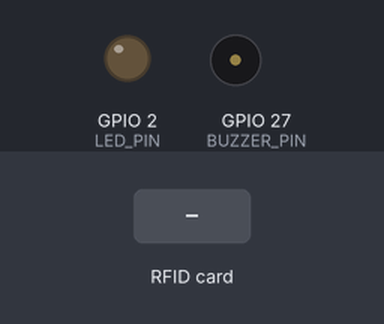
Bench run of a sketch on a simulated ESP32. Parts: output pins drawn as LEDs (lit = HIGH), buzzer (waves = sounding, pin HIGH). Dashed ring = blinking. The inputs (shaded band) are chosen by the test bench. WiFi joins after 1.5 s; servers stay silent unless stated; uploads are accepted with an empty reply; the local clock reads 2024-03-15 10:24:30 at power-on unless the sketch sets it; what the sketch prints to the serial monitor is not drawn.

Above: at 2.9 s.
3.0 s: RFID card A1 B2 C3 D4 held to the reader
At 3.7 s:
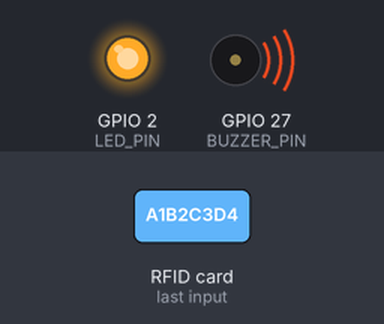
4.7 s: RFID card 08 12 34 56 78 90 held to the reader
At 4.86 s:
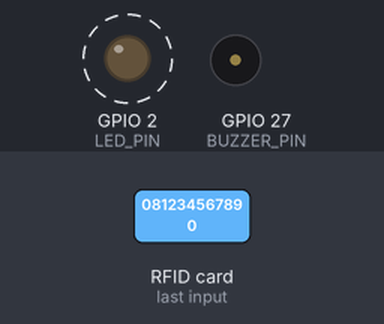
6.2 s: RFID card 11 22 33 44 held to the reader
At 7.6 s:
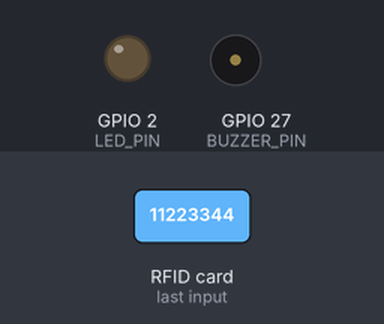
Timing chart, 0 to 9.2 s (numbered marks = the images above; inputs shaded):
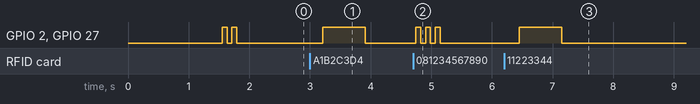

Measured:
- after the input at 3.0 s, GPIO 2 (LED_PIN), GPIO 27 (BUZZER_PIN): LOW → HIGH after 0.21 s, → LOW 0.70 s later
- after the input at 4.7 s, GPIO 2 (LED_PIN), GPIO 27 (BUZZER_PIN): alternates HIGH for 0.08 s and LOW for 0.08 s, 6 changes in all, then stays LOW, starting after 0.05 s
- after the input at 6.2 s, GPIO 2 (LED_PIN), GPIO 27 (BUZZER_PIN): LOW → HIGH after 0.25 s, → LOW 0.70 s later

The sketch:

absensi_bimbel_wa_langsung.ino
```cpp
/*
  Absensi Bimbel - ESP32 + RFID MFRC522 + Buzzer -> WhatsApp (langsung, tanpa server)
  Alur: tap kartu -> cocokkan UID di tabel -> kirim pesan WA ke orang tua lewat
  API gateway (contoh format: Fonnte) -> buzzer berbunyi.

  Library: MFRC522 oleh GithubCommunity (miguelbalboa)

  Wiring MFRC522 -> ESP32 (3.3V):
    SDA/SS GPIO5, SCK GPIO18, MOSI GPIO23, MISO GPIO19, RST GPIO22, 3.3V, GND
  Buzzer lewat transistor NPN: GPIO27 -> resistor 1k -> basis;
    emitor -> GND; kolektor -> kabel (-) buzzer; kabel (+) buzzer -> 12V.

  JANGAN upload file ini ke GitHub/tempat publik: berisi token dan nomor HP.
*/

#include <WiFi.h>
#include <WiFiClientSecure.h>
#include <HTTPClient.h>
#include <SPI.h>
#include <MFRC522.h>
#include <time.h>

// ================== PENGATURAN ==================
const char* WIFI_SSID   = "NAMA_WIFI_BIMBEL";
const char* WIFI_PASS   = "PASSWORD_WIFI";
const char* NAMA_BIMBEL = "Bimbel Contoh";

// Gateway WhatsApp (format Fonnte: POST form, header Authorization berisi token)
const char* WA_API_URL  = "https://api.fonnte.com/send";
const char* WA_TOKEN    = "TOKEN_DARI_DASHBOARD_GATEWAY";

// Tabel murid: UID kartu (huruf besar, tanpa spasi), nama anak, nomor WA orang tua
struct Murid {
  const char* uid;
  const char* nama;
  const char* wa;   // format 08xxxxxxxxxx
};

Murid daftarMurid[] = {
  {"A1B2C3D4", "Ahmad",  "081234567890"},
  {"11223344", "Siti",   "081298765432"},
  // tambahkan murid lain di sini
};
const int JUMLAH_MURID = sizeof(daftarMurid) / sizeof(daftarMurid[0]);

#define SS_PIN     5
#define RST_PIN    22
#define BUZZER_PIN 27
#define LED_PIN    2

const long          GMT_OFFSET_SEC = 7 * 3600;       // WIB
const unsigned long DEBOUNCE_MS    = 4000;           // tap kartu sama berulang
const unsigned long COOLDOWN_NOTIME_MS = 30UL * 60UL * 1000UL; // jika jam belum sinkron
const unsigned long RETRY_INTERVAL = 15000;
const int           HTTP_TIMEOUT_MS = 8000;
// =================================================

MFRC522 rfid(SS_PIN, RST_PIN);

// Antrean kirim ulang saat offline (RAM)
const int QUEUE_MAX = 40;
int    qIdx[QUEUE_MAX];
time_t qTs[QUEUE_MAX];
int    qCount = 0;

// Status absen per murid
long          lastDayKey[64];     // sudah dikirim pada hari ke-berapa
unsigned long lastSentMs[64];     // cadangan bila jam belum sinkron

String        lastUid = "";
unsigned long lastScanMs = 0;
unsigned long lastRetryMs = 0;

// ---------- Buzzer ----------
void beep(int times, int onMs, int offMs = 100) {
  for (int i = 0; i < times; i++) {
    digitalWrite(BUZZER_PIN, HIGH);
    digitalWrite(LED_PIN, HIGH);
    delay(onMs);
    digitalWrite(BUZZER_PIN, LOW);
    digitalWrite(LED_PIN, LOW);
    if (i < times - 1) delay(offMs);
  }
}
void bipSukses()      { beep(1, 250); }          // pesan terkirim
void bipSudahAbsen()  { beep(2, 50, 60); }       // sudah absen hari ini
void bipTakDikenal()  { beep(3, 80, 80); }       // kartu belum terdaftar
void bipAntre()       { beep(1, 700); }          // gagal kirim, masuk antrean

// ---------- WiFi & waktu ----------
void connectWiFi() {
  if (WiFi.status() == WL_CONNECTED) return;
  Serial.print("Menghubungkan WiFi");
  WiFi.mode(WIFI_STA);
  WiFi.begin(WIFI_SSID, WIFI_PASS);
  unsigned long start = millis();
  while (WiFi.status() != WL_CONNECTED && millis() - start < 15000) {
    delay(500);
    Serial.print(".");
  }
  if (WiFi.status() == WL_CONNECTED) {
    Serial.println("\nWiFi terhubung: " + WiFi.localIP().toString());
    configTime(GMT_OFFSET_SEC, 0, "pool.ntp.org", "time.google.com");
  } else {
    Serial.println("\nWiFi gagal, mode offline.");
  }
}

time_t nowEpoch() {
  time_t t = time(nullptr);
  return (t > 1700000000) ? t : 0;   // 0 = jam belum sinkron
}

long dayKeyOf(time_t t) {
  struct tm tmv;
  localtime_r(&t, &tmv);
  return (long)(tmv.tm_year + 1900) * 400 + tmv.tm_yday;
}

String formatWaktu(time_t t) {
  if (t == 0) return "(jam belum tersedia)";
  struct tm tmv;
  localtime_r(&t, &tmv);
  char buf[24];
  strftime(buf, sizeof(buf), "%d/%m/%Y %H:%M", &tmv);
  return String(buf) + " WIB";
}

// ---------- Cari murid ----------
int cariMurid(const String& uid) {
  for (int i = 0; i < JUMLAH_MURID; i++) {
    if (uid.equalsIgnoreCase(daftarMurid[i].uid)) return i;
  }
  return -1;
}

bool sudahAbsen(int idx, time_t ts) {
  if (ts != 0) return lastDayKey[idx] == dayKeyOf(ts);
  return lastSentMs[idx] != 0 && (millis() - lastSentMs[idx] < COOLDOWN_NOTIME_MS);
}

void tandaiAbsen(int idx, time_t ts) {
  if (ts != 0) lastDayKey[idx] = dayKeyOf(ts);
  lastSentMs[idx] = millis();
}

// ---------- Kirim WhatsApp ----------
String urlEncode(const String& s) {
  String out = "";
  const char* hex = "0123456789ABCDEF";
  for (size_t i = 0; i < s.length(); i++) {
    uint8_t c = (uint8_t)s[i];
    if (isalnum(c) || c == '-' || c == '_' || c == '.' || c == '~') {
      out += (char)c;
    } else {
      out += '%';
      out += hex[c >> 4];
      out += hex[c & 15];
    }
  }
  return out;
}

// Return true jika gateway menerima pesan
bool kirimWA(int idx, time_t ts) {
  if (WiFi.status() != WL_CONNECTED) return false;

  String pesan = "Informasi dari " + String(NAMA_BIMBEL) + ":\n" +
                 String(daftarMurid[idx].nama) + " sudah hadir di bimbel pada " +
                 formatWaktu(ts) + ".";

  WiFiClientSecure client;
  client.setInsecure();               // lihat catatan di bawah file
  HTTPClient http;
  http.setTimeout(HTTP_TIMEOUT_MS);
  if (!http.begin(client, WA_API_URL)) return false;

  http.addHeader("Authorization", WA_TOKEN);   // tanpa "Bearer"
  http.addHeader("Content-Type", "application/x-www-form-urlencoded");

  String body = "target=" + urlEncode(daftarMurid[idx].wa) +
                "&message=" + urlEncode(pesan) +
                "&countryCode=62";

  int code = http.POST(body);
  String resp = http.getString();
  http.end();

  Serial.printf("WA %s -> HTTP %d : %s\n", daftarMurid[idx].nama, code, resp.c_str());

  // Gateway membalas JSON; anggap sukses jika status true
  return (code == 200 && resp.indexOf("\"status\":true") >= 0);
}

// ---------- Antrean ----------
void enqueue(int idx, time_t ts) {
  if (qCount >= QUEUE_MAX) {
    for (int i = 1; i < QUEUE_MAX; i++) { qIdx[i - 1] = qIdx[i]; qTs[i - 1] = qTs[i]; }
    qCount--;
  }
  qIdx[qCount] = idx;
  qTs[qCount] = ts;
  qCount++;
  Serial.printf("Masuk antrean (%d)\n", qCount);
}

void flushQueue() {
  if (qCount == 0 || WiFi.status() != WL_CONNECTED) return;
  while (qCount > 0) {
    if (!kirimWA(qIdx[0], qTs[0])) break;
    for (int i = 1; i < qCount; i++) { qIdx[i - 1] = qIdx[i]; qTs[i - 1] = qTs[i]; }
    qCount--;
    delay(1500);   // jeda antar pesan, jangan kirim beruntun
  }
}

// ---------- RFID ----------
String readUid() {
  String uid = "";
  for (byte i = 0; i < rfid.uid.size; i++) {
    if (rfid.uid.uidByte[i] < 0x10) uid += "0";
    uid += String(rfid.uid.uidByte[i], HEX);
  }
  uid.toUpperCase();
  return uid;
}

void setup() {
  Serial.begin(115200);
  pinMode(BUZZER_PIN, OUTPUT);
  pinMode(LED_PIN, OUTPUT);
  digitalWrite(BUZZER_PIN, LOW);

  for (int i = 0; i < 64; i++) { lastDayKey[i] = -1; lastSentMs[i] = 0; }

  SPI.begin(18, 19, 23, SS_PIN);
  rfid.PCD_Init();
  Serial.print("MFRC522 versi: 0x");
  Serial.println(rfid.PCD_ReadRegister(MFRC522::VersionReg), HEX);

  connectWiFi();
  beep(2, 80, 80);
  Serial.println("Siap. Tempelkan kartu...");
}

void loop() {
  if (WiFi.status() != WL_CONNECTED) connectWiFi();
  if (millis() - lastRetryMs > RETRY_INTERVAL) {
    lastRetryMs = millis();
    flushQueue();
  }

  if (!rfid.PICC_IsNewCardPresent() || !rfid.PICC_ReadCardSerial()) {
    delay(30);
    return;
  }

  String uid = readUid();
  rfid.PICC_HaltA();
  rfid.PCD_StopCrypto1();

  if (uid == lastUid && millis() - lastScanMs < DEBOUNCE_MS) return;
  lastUid = uid;
  lastScanMs = millis();

  Serial.println("UID: " + uid);   // salin UID ini ke tabel daftarMurid

  int idx = cariMurid(uid);
  if (idx < 0) { bipTakDikenal(); return; }

  time_t ts = nowEpoch();
  if (sudahAbsen(idx, ts)) { bipSudahAbsen(); return; }

  tandaiAbsen(idx, ts);              // tandai dulu supaya tidak dobel
  if (kirimWA(idx, ts)) {
    bipSukses();
  } else {
    enqueue(idx, ts);
    bipAntre();
  }
}

/*
  CATATAN:
  - Format request mengikuti dokumentasi Fonnte (POST ke api.fonnte.com/send,
    header Authorization berisi token tanpa "Bearer", field target & message).
    Jika memakai gateway lain, ubah WA_API_URL, header, field body, dan cara
    mengecek sukses di fungsi kirimWA().
  - Menambah murid: tap kartu, salin UID dari Serial Monitor, tambahkan baris
    di daftarMurid[]. Kapasitas status dibatasi 64 murid (ubah ukuran array
    lastDayKey/lastSentMs jika lebih).
  - Absen hanya dikirim sekali per murid per hari (jika jam NTP sudah sinkron).
  - Antrean di RAM hilang jika listrik mati.
  - client.setInsecure() tidak memverifikasi sertifikat; untuk lebih aman pakai
    setCACert() dengan root CA gateway.
  - Pola bunyi: 1x sedang = pesan terkirim, 2x sangat cepat = sudah absen hari
    ini, 3x cepat = kartu belum terdaftar, 1x panjang = gagal kirim (antre).
  - Beri tahu orang tua bahwa nomor mereka dipakai untuk notifikasi absensi.
*/
```
